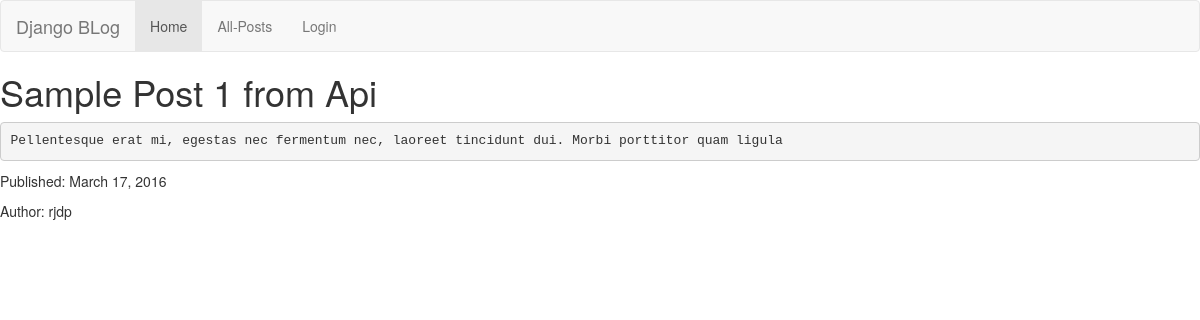
/post/view/sample-post-1-from-api/, run on an earlier commit of the app's database.
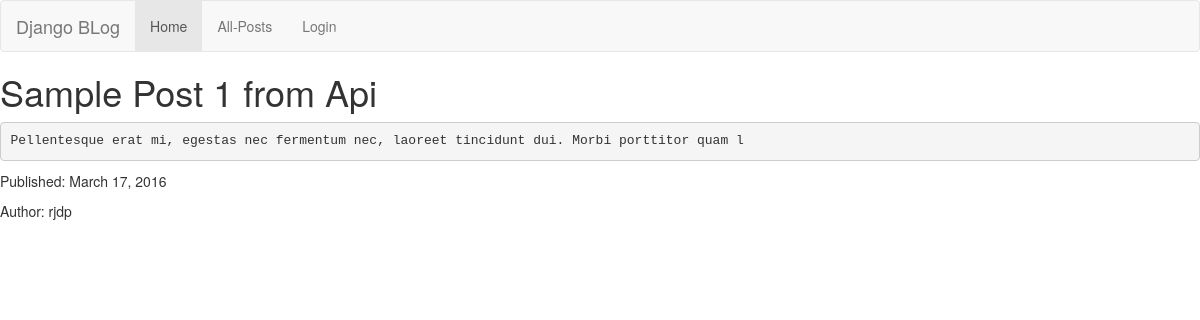
And on a later commit of the database.
### blog/models.py (models this page shows, shortened)
class Post(models.Model):
    title = models.CharField(max_length=100, unique=True)
    author = models.ForeignKey(User, related_name='posts', blank=True)
    slug = models.SlugField(max_length=100, unique=True, blank=True)
    content = models.TextField()
    pub_date = models.DateField(db_index=True, auto_now_add=True)

### blog/views.py (the view)
# urls.py: url(r'post/view/(?P<slug>[-\w]+)/$', views.PostDetailView.as_view(), name='postdetails'),
class PostDetailView(DetailView):
	model = Post
	context_object_name = 'post'

### blog/templates/blog/post_detail.html
{% extends "index.html" %}
 {%  block content %}
<h1>{{ post.title }}</h1>
<pre style="white-space: pre-wrap;">{{ post.content  }}</pre>
<p>Published: {{ post.pub_date|date }}</p>
<p>Author: {{ post.author.username }}</p>
 {%  endblock content %}

What changed in the data, as far as the page shows it:
changed Post "Sample Post 1 from Api": content "Pellentesque erat mi, egestas nec fermentum nec, laoreet tincidunt dui. Morbi porttitor quam ligula" → "Pellentesque erat mi, egestas nec fermentum nec, laoreet tincidunt dui. Morbi porttitor quam l"
